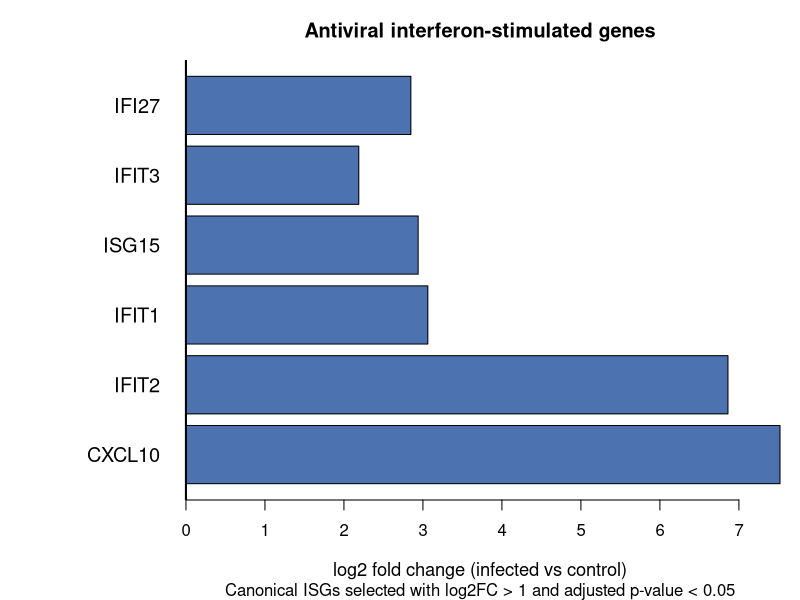

Reproduce this figure in R.
# 13_plot_isg_barplot.R
# Purpose: Portfolio-ready ISG barplot (base R, up to 10 genes)

# Load ISG hits table
isg <- read.table(
  "results/host_gene/isg_hits.tsv",
  header = TRUE,
  sep = "\t",
  stringsAsFactors = FALSE
)

# Safety checks
required_cols <- c("gene_name", "log2FoldChange", "padj")
missing_cols <- setdiff(required_cols, colnames(isg))
if (length(missing_cols) > 0) {
  stop(paste("Missing columns:", paste(missing_cols, collapse = ", ")))
}

# Canonical ISG candidates (priority order)
candidate_genes <- c(
  "CXCL10",
  "IFIT2",
  "OAS3",
  "IFIT1",
  "ISG15",
  "IFIT3",
  "IFI27",
  "USP18",
  "IRF7",
  "IFITM3"
)

# Keep only significant UP genes from the candidate list
isg_sel <- isg[
  isg$gene_name %in% candidate_genes &
  isg$log2FoldChange > 1 &   # explicit upregulation threshold
  isg$padj < 0.05,
]

# Order genes by predefined biological order
isg_sel$gene_name <- factor(isg_sel$gene_name, levels = candidate_genes)
isg_sel <- isg_sel[order(isg_sel$gene_name), ]

# Limit to max 10 genes (in case more are present)
isg_sel <- head(isg_sel, 10)

# Stop if nothing to plot (safety)
if (nrow(isg_sel) == 0) {
  stop("No upregulated ISGs found for plotting.")
}

# Plot
png(
  filename = "results/figures/isg_barplot_bulk_influenza.png",
  width = 2200,
  height = 1400,
  res = 300
)

par(mar = c(5, 9, 3, 1))  # larger left margin for gene labels

barplot(
  isg_sel$log2FoldChange,
  names.arg = as.character(isg_sel$gene_name),
  horiz = TRUE,
  las = 1,
  col = "#4C72B0",
  xlab = "log2 fold change (infected vs control)",
  main = "Antiviral interferon-stimulated genes",
  sub = "Canonical ISGs selected with log2FC > 1 and adjusted p-value < 0.05",
  cex.names = 1.2,
  cex.lab = 1.1,
  cex.main = 1.2
)


abline(v = 0, lwd = 2)
dev.off()
